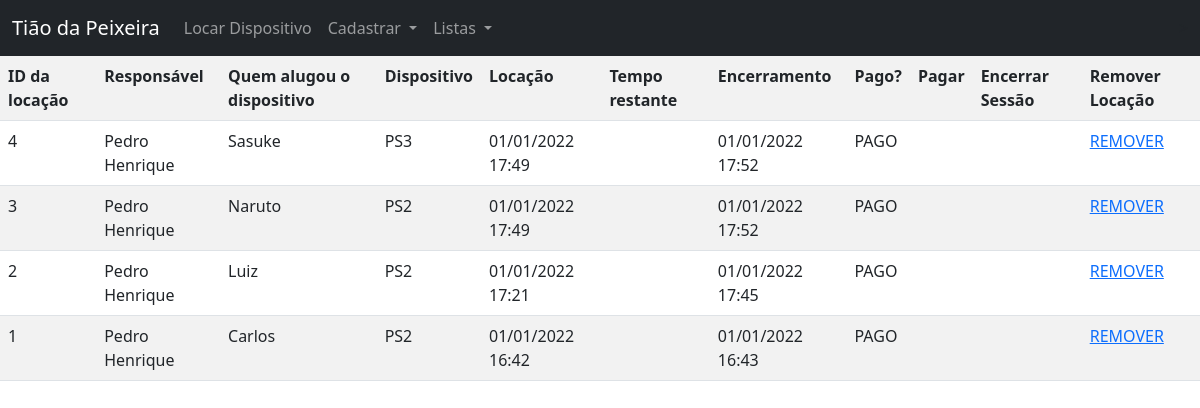
The page /dispositivo/listar_locacoes on the database as committed earlier.
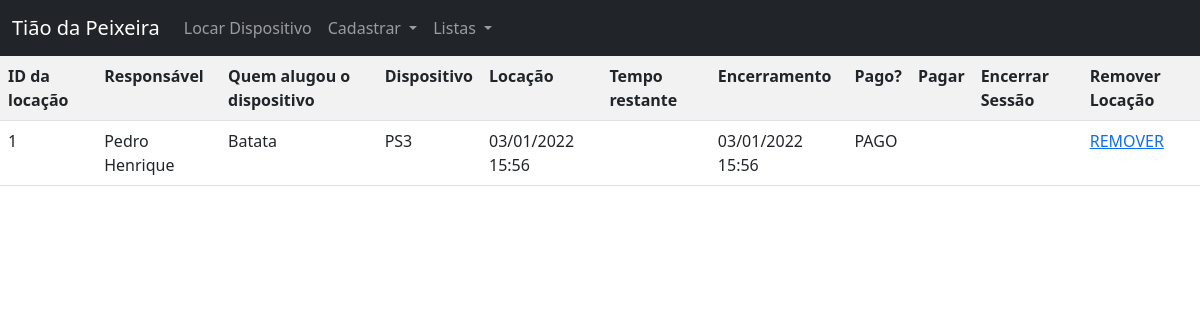
The same page on the database as committed later.
### Locacoes.py (models this page shows)
class Locacao(db.Model):
    id = db.Column(db.Integer, primary_key=True)
    id_usuario = db.Column(db.Integer,db.ForeignKey('usuario.id'))
    nome_pessoa = db.Column(db.String(100),unique=False,nullable=True)
    id_dispositivo = db.Column(db.Integer,db.ForeignKey('dispositivo.id'))
    data_locacao = db.Column(db.DateTime,unique=False,nullable=False)
    final_esperado = db.Column(db.DateTime,unique=False,nullable=True)
    data_encerramento = db.Column(db.DateTime,unique=False,nullable=True)
    pago = db.Column(db.Boolean,default=False)

### Usuarios.py (models this page shows)
class Usuario(db.Model):
    id = db.Column(db.Integer, primary_key=True)
    nome = db.Column(db.String(200), unique=False, nullable=False)
    username = db.Column(db.String(80), unique=True, nullable=False)
    email = db.Column(db.String(120), unique=True, nullable=True)
    telefone = db.Column(db.String(20),unique=False,nullable=True)
    senha = db.Column(db.String(80), unique=False, nullable=False)
    locacoes = db.relationship('Locacao',backref='usuario',lazy=True)

### Dispositivos.py (models this page shows, shortened)
class Dispositivo(db.Model):
    id = db.Column(db.Integer, primary_key=True)
    nome = db.Column(db.String(20), unique=False, nullable=False)
    disponivel = db.Column(db.Integer, default=0)
    locacoes = db.relationship('Locacao',backref='dispositivo',lazy=True)

### app.py (the view)
@app.route('/dispositivo/listar_locacoes')
def listar_locacoes():
    locacoes = Locacao.query.order_by(Locacao.data_locacao.desc()).all()
    return(render_template('locacoes.html',locacoes=locacoes,tempo_atual=datetime.now()))

### templates/locacoes.html (shortened to what this page needs)
{% extends "base.html" %}
{% block conteudo %}
    <table class="table table-hover table-striped">
        <tr>
            <th>ID da locação</th>
            <th>Responsável</th>
            <th>Quem alugou o dispositivo</th>
            <th>Dispositivo</th>
            <th>Locação</th>
            <th>Tempo restante</th>
            <th>Encerramento</th>
            <th>Pago?</th>
            <th>Pagar</th>
            <th>Encerrar Sessão</th>
            <th>Remover Locação</th>
        </tr>
        {% for locacao in locacoes %}
            <tr>
                <td>{{locacao.id}}</td>
                <td>{{locacao.usuario.nome}}</td>
                <td>{{locacao.nome_pessoa}}</td>
                <td>{{locacao.dispositivo.nome}}</td>
                <td>{{locacao.data_locacao.strftime('%d/%m/%Y %H:%M')}}</td>
                {% if locacao.data_encerramento is none %}
                   <td>{{locacao.final_esperado - tempo_atual}}</td>
                {% else %}
                    <td></td>
                {% endif %}
                {% if locacao.data_encerramento is not none %}
                    <td>{{locacao.data_encerramento.strftime('%d/%m/%Y %H:%M')}}</td>
                {% else %}
                    <td></td>
                {% endif %}
                {% if locacao.pago == True %}
                    <td>PAGO</td>
                {% else %}
                    <td></td>
                {% endif %}
                {% if locacao.pago == False %}
                    <td><a href="{{url_for('pagar_locacao',id_locacao=locacao.id)}}">PAGAR</a></td>
                {% else %}
                    <td></td>
                {% endif %}
                {% if locacao.data_encerramento is none %}
                    <td><a href="{{url_for('encerrar_locacao',id_locacao=locacao.id)}}">ENCERRAR</a></td>
                {% else %}
                    <td></td>
                {% endif %}
                <td><a href="{{url_for('remover_locacao',id_locacao=locacao.id)}}">REMOVER</a></td>
                </tr>
        {% endfor %}
    </table>
{% endblock %}

### templates/base.html (shortened to what this page needs)
<!DOCTYPE html>
<html>
    <head>
      <link href="https://cdn.jsdelivr.net/npm/bootstrap@5.1.3/dist/css/bootstrap.min.css" rel="stylesheet">
    </head>
<body>
  <nav class="navbar navbar-expand-lg navbar-dark bg-dark">
    <div class="container-fluid">
      <a class="navbar-brand" href="/">Tião da Peixeira</a>
      <div class="collapse navbar-collapse" id="navbarScroll">
        <ul class="navbar-nav me-auto my-2 my-lg-0 navbar-nav-scroll" style="--bs-scroll-height: 100px;">
          <li class="nav-item">
            <a class="nav-link" href="{{url_for('alugar_dispositivo')}}">Locar Dispositivo</a>
          </li>
          <li class="nav-item dropdown">
            <a class="nav-link dropdown-toggle" href="#" id="navbarScrollingDropdown" role="button" data-bs-toggle="dropdown" aria-expanded="false">
              Cadastrar
            </a>
                  <li class="nav-item dropdown">
              <a class="nav-link dropdown-toggle" href="#" id="navbarScrollingDropdown" role="button" data-bs-toggle="dropdown" aria-expanded="false">
              Listas
            </a>
          </li>
        </ul>>
      </div>
    </div>
  </nav>
    {% block conteudo %}
    {% endblock %}
</body>
</html>

Rows that differ between the two databases and show on the page:
removed Locacao: id "4", usuario.nome "Pedro Henrique", nome_pessoa "Sasuke", dispositivo.nome "PS3", data_locacao "01/01/2022 17:49", data_encerramento "01/01/2022 17:52", pago "PAGO"
removed Locacao: id "3", usuario.nome "Pedro Henrique", nome_pessoa "Naruto", dispositivo.nome "PS2", data_locacao "01/01/2022 17:49", data_encerramento "01/01/2022 17:52", pago "PAGO"
removed Locacao: id "2", usuario.nome "Pedro Henrique", nome_pessoa "Luiz", dispositivo.nome "PS2", data_locacao "01/01/2022 17:21", data_encerramento "01/01/2022 17:45", pago "PAGO"
changed Locacao "Pedro Henrique": nome_pessoa "Carlos" → "Batata"; dispositivo.nome "PS2" → "PS3"; data_locacao "01/01/2022 16:42" → "03/01/2022 15:56"; data_encerramento "01/01/2022 16:43" → "03/01/2022 15:56"
